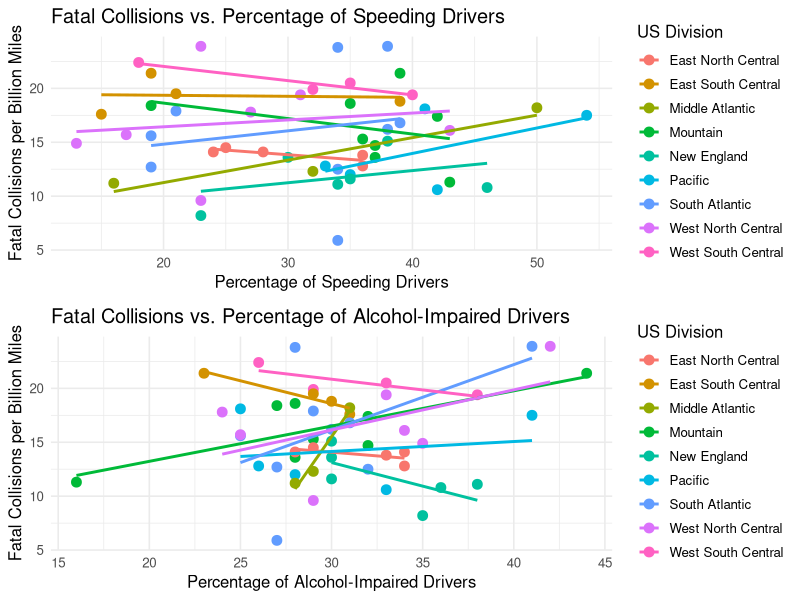

The R source for this figure:
## ---- chunk 1
knitr::opts_chunk$set(echo = TRUE)
## ---- chunk 2
data <- read.csv("bad-drivers.csv")
summary(data)
head(data)
## ---- chunk 3
missing_values <- colSums(is.na(data))
print("Missing values per column:")
print(missing_values)
data <- data[, colSums(is.na(data)) == 0]  
print("Columns after removing those with NAs:")
print(names(data))
## ---- chunk 4
colnames(data) <- c("State", "Fatal_Collisions_Per_Billion", "Percent_Speeding", 
                    "Percent_Alcohol", "Percent_Not_Distracted", "Percent_No_Prior", 
                    "Insurance_Premiums", "Losses_Per_Driver")
str(data)
## ---- chunk 5
data$State <- as.factor(data$State)
numeric_cols <- c("Fatal_Collisions_Per_Billion", "Percent_Speeding", "Percent_Alcohol", 
                  "Percent_Not_Distracted", "Percent_No_Prior", "Insurance_Premiums", 
                  "Losses_Per_Driver")
data[numeric_cols] <- lapply(data[numeric_cols], as.numeric)
## ---- chunk 6
duplicates <- duplicated(data)
print("Number of duplicate rows:")
print(sum(duplicates))

data <- data[!duplicates, ]  

print("Final cleaned data:")
head(data)
## ---- chunk 7
library(tidyverse)
library(ggplot2)
library(dplyr)
library(tidyr)
library(reshape2)
library(gridExtra)
## ---- chunk 8
divisions <- list(
  `New England` = c("Connecticut", "Maine", "Massachusetts", "New Hampshire", "Rhode Island", "Vermont"),
  `Middle Atlantic` = c("New Jersey", "New York", "Pennsylvania"),
  `East North Central` = c("Illinois", "Indiana", "Michigan", "Ohio", "Wisconsin"),
  `West North Central` = c("Iowa", "Kansas", "Minnesota", "Missouri", "Nebraska", "North Dakota", "South Dakota"),
  `South Atlantic` = c("Delaware", "Florida", "Georgia", "Maryland", "North Carolina", "South Carolina", 
                      "Virginia", "West Virginia", "District of Columbia"),
  `East South Central` = c("Alabama", "Kentucky", "Mississippi", "Tennessee"),
  `West South Central` = c("Arkansas", "Louisiana", "Oklahoma", "Texas"),
  `Mountain` = c("Arizona", "Colorado", "Idaho", "Montana", "Nevada", "New Mexico", "Utah", "Wyoming"),
  `Pacific` = c("Alaska", "California", "Hawaii", "Oregon", "Washington")
)

data <- data %>%
  mutate(Division = case_when(
    State %in% divisions$`New England` ~ "New England",
    State %in% divisions$`Middle Atlantic` ~ "Middle Atlantic",
    State %in% divisions$`East North Central` ~ "East North Central",
    State %in% divisions$`West North Central` ~ "West North Central",
    State %in% divisions$`South Atlantic` ~ "South Atlantic",
    State %in% divisions$`East South Central` ~ "East South Central",
    State %in% divisions$`West South Central` ~ "West South Central",
    State %in% divisions$`Mountain` ~ "Mountain",
    State %in% divisions$`Pacific` ~ "Pacific",
    TRUE ~ NA_character_
  ))


speed_alcohol_collisions <- data %>%
  select(State, Fatal_Collisions_Per_Billion, Percent_Speeding, Percent_Alcohol, Division) %>%
  pivot_longer(cols = c("Percent_Speeding", "Percent_Alcohol"),
               names_to = "Behavior",
               values_to = "Percentage")

## ---- chunk 9
# Scatter plot of Fatal Collisions vs. Speeding, colored by Division
plot_speeding <- ggplot(speed_alcohol_collisions %>% filter(Behavior == "Percent_Speeding"),
                        aes(x = Percentage, y = Fatal_Collisions_Per_Billion, color = Division)) +
  geom_point(size = 3) + 
  geom_smooth(method = 'lm', se = FALSE) +
  labs(title = "Fatal Collisions vs. Percentage of Speeding Drivers",
       x = "Percentage of Speeding Drivers",
       y = "Fatal Collisions per Billion Miles",
       color = "US Division") +
  theme_minimal(base_size = 12) 

## ---- chunk 10
# Scatter plot of Fatal Collisions vs. Alcohol Impairment, colored by Division
plot_alcohol <- ggplot(speed_alcohol_collisions %>% filter(Behavior == "Percent_Alcohol"),
                         aes(x = Percentage, y = Fatal_Collisions_Per_Billion, color = Division)) +
  geom_point(size = 3) + 
  geom_smooth(method = 'lm', se = FALSE) +
  labs(title = "Fatal Collisions vs. Percentage of Alcohol-Impaired Drivers",
       x = "Percentage of Alcohol-Impaired Drivers",
       y = "Fatal Collisions per Billion Miles",
       color = "US Division") +
  theme_minimal(base_size = 12)

grid.arrange(plot_speeding, plot_alcohol, ncol = 1)
